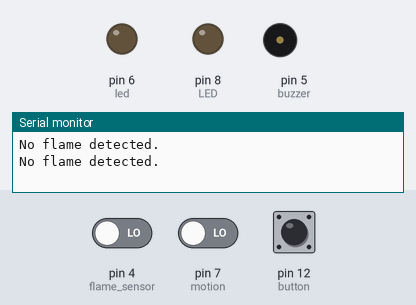
A sketch run on a simulated Arduino Uno, built with avr-gcc and run on an emulated ATmega328P. On the bench: output pins drawn as LEDs (lit = HIGH), buzzer (waves = sounding), the last lines printed to the serial monitor. Dashed ring = blinking. The inputs (shaded band) are chosen by the test bench; at power-on: pin 4 (flame_sensor) LOW, pin 7 (motion) LOW, pin 12 (button) LOW. Pins used as bus, display or sensor lines are not drawn.

Above: at 6.2 s.
6.3 s: pin 4 (flame_sensor) driven HIGH
At 7.1 s:
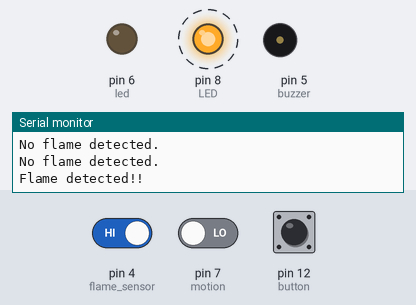
10.3 s: pin 7 (motion) driven HIGH
At 12.0 s:
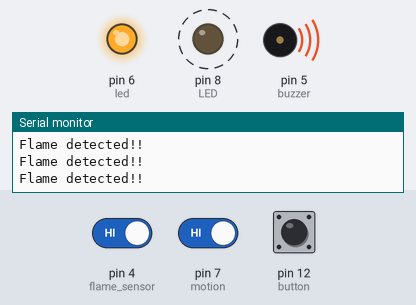
14.3 s: pin 4 (flame_sensor) driven LOW
At 16.2 s:
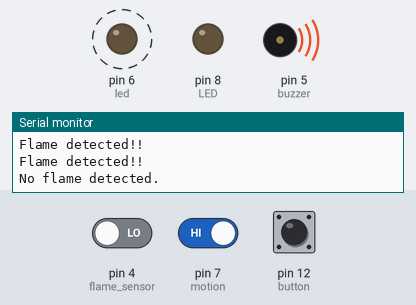
Timing chart, 0 to 23.8 s (numbered marks = the images above; inputs shaded):
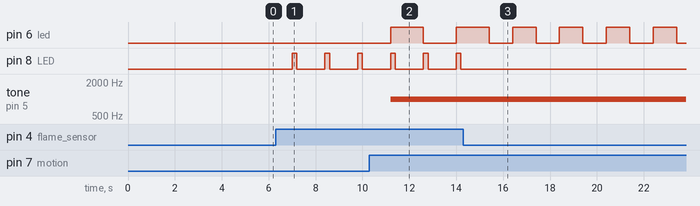

Measured:
- after the input at 6.3 s, pin 8 (LED): alternates HIGH for 0.20 s and LOW for 1.2 s, starting after 0.70 s
- after the input at 10.3 s, pin 6 (led): LOW → HIGH after 0.90 s, → LOW 1.4 s later, → HIGH 1.4 s later; tone on pin 5 (buzzer): silent → 1000 Hz after 0.90 s
- after the input at 14.3 s, pin 6 (led): alternates HIGH for 1.0 s and LOW for 1.0 s, starting after 2.1 s; pin 8 (LED): stops changing and stays LOW

The sketch:

final.ino
```cpp
// Pin Initialization
const int buzzer = 5;
const int led = 6;
const int motion = 7;
const int button = 12;

int LED = 8;
int flame_sensor = 4;
int flame_detected;


// Setting Buzzer mode to False
bool buzzer_mode = false;

// For LED
int ledState = LOW;
long previousMillis = 0;
long interval = 100;  // Interval at which LED blinks


void setup()
{

  pinMode(led,OUTPUT);
  pinMode(buzzer,OUTPUT);

  //Button is our Input
  pinMode(button, INPUT);


  delay(5000);
  Serial.begin(9600);
  pinMode(buzzer, OUTPUT);
  pinMode(LED, OUTPUT);
  pinMode(flame_sensor, INPUT);
}

void loop()

{
   if (digitalRead(motion)) {
    buzzer_mode = true;
  }


  if (buzzer_mode){
    unsigned long currentMillis = millis();
    if(currentMillis - previousMillis > interval) {
      previousMillis = currentMillis;
      if (ledState == LOW)
        ledState = HIGH;
      else
        ledState = LOW;
    // Switch the LED
    digitalWrite(led, ledState);
    }
    tone(buzzer,1000);
  }

  // If the alarm is OFF
  if (buzzer_mode == false) {

    // No tone & LED off
    noTone(buzzer);
    digitalWrite(led, LOW);
  }


  int button_state = digitalRead(button);
  if (button_state) {buzzer_mode = false;}


  flame_detected = digitalRead(flame_sensor);
  if (flame_detected == 1)
  {
    Serial.println("Flame detected!!");
    digitalWrite(buzzer, HIGH);
    digitalWrite(LED, HIGH);
    delay(200);
    digitalWrite(LED, LOW);
    delay(200);
  }
  else
  {
    Serial.println("No flame detected.");
    digitalWrite(buzzer, LOW);
    digitalWrite(LED, LOW);
  }
  delay(1000);
}
```
